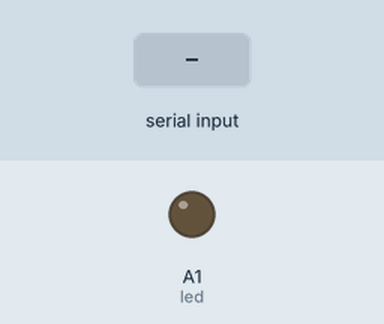
Simulated run of this sketch. Board: Arduino Uno, built with avr-gcc and run on an emulated ATmega328P. Parts: output pins drawn as LEDs (lit = HIGH). Inputs (shaded band) come from the test bench.

Above: at 1.2 s.
1.3 s: "1" received over the second serial link
At 1.6 s:
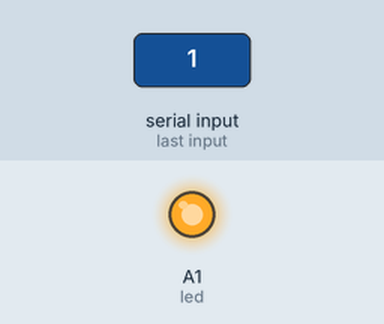
2.8 s: "0" received over the second serial link
At 3.9 s:
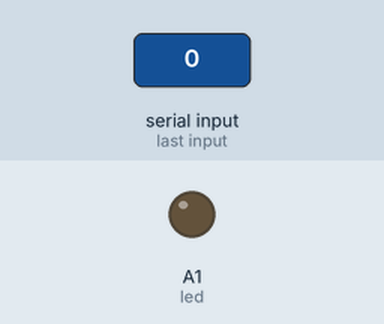
Timing chart, 0 to 5.8 s (numbered marks = the images above; inputs shaded):
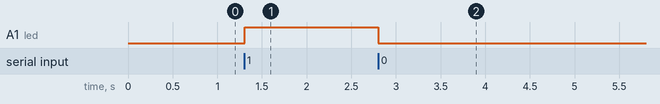

Measured:
- after the input at 1.3 s, A1 (led): LOW → HIGH at once
- after the input at 2.8 s, A1 (led): HIGH → LOW at once

The sketch:

bluetooth_deneme.ino
```cpp
#include <SoftwareSerial.h>

SoftwareSerial mySerial(0, 1); // RX, TX
int led = A1;

void setup()
{
  pinMode(led, OUTPUT);
  mySerial.begin(9600);
  mySerial.println("LED uygulamasi");
}

void loop()
{
  char ch = mySerial.read();
  mySerial.println(ch);
  if (ch == '1')
  {
    digitalWrite(led, HIGH);
    mySerial.println("LED yandi");
  }
  if (ch == '0')
  {
    digitalWrite(led, LOW);
    mySerial.println("LED sondu");
  }
}
```
